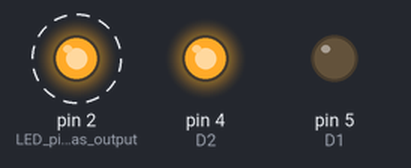
Bench run of a sketch on a simulated Arduino Uno, built for the host (arithmetic inside an expression is 32-bit, double 64-bit). Shown: output pins drawn as LEDs (lit = HIGH). Dashed ring = blinking. Uploads are accepted with an empty reply; what the sketch prints to the serial monitor is not drawn.

Above: at 2.2 s.
Timing chart, 0 to 4.8 s (numbered marks = the images above):
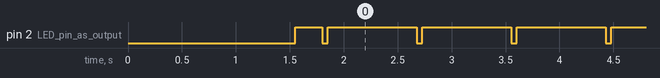

The sketch:

r5_closet.ino
```cpp
#define LED_BUILTIN 2
#define D0 16
#define D1 5
#define D2 4
#define D3 0
#define D4 2
#define D5 14
#define D6 12
#define D7 13
#define D8 15
#define TX 1
#define RX 3
#define SD2 9
#define SD3 10
#include <Arcana3.h>

Arcana3 arcana("closet", true);

int counter = 0;
bool isReset = false;
bool isCompleted = false;
int i;


void setup() {
  pinMode(D1, OUTPUT);    // LED pin as output.
  pinMode(D2, OUTPUT);    // LED pin as output.
  Serial.begin(115200);
  while (!Serial);
  reset();
  arcana.init();
  delay(50);
}

void loop() {
  if (counter <= 0) {
    arcana.conectar();
    counter = 25;
  }
  if(arcana.acertijo((int) arcana.config["acertijo"]) && !isCompleted) {
    isCompleted = true;
    digitalWrite(D1, HIGH);
    digitalWrite(D2, LOW);
    delay(5000);
    digitalWrite(D2, HIGH);
  }

  digitalWrite(D2, !arcana.acertijo((int) arcana.config["humo"]));
  if (arcana.status == 0) {
    reset();
  }
  if (arcana.status == 1 && !isReset) {
    reset();
  }
  if (arcana.status == 2 && isReset) {
    //arcana.configurar();
    isReset = false;
  }
  if (arcana.status == 3 && !isReset) {
    reset();
  }


  String estado = "reset=" + (isReset ? String("si") : String ("no"));
  estado += "&abierto=" + (isCompleted ? String("si") : String ("no"));
  estado += "&status=" + (String) arcana.status;
  //Serial.println(estado);
  arcana.estado(estado);

  ///////////////////////////////
  counter --;
  delay(25);
}

void reset() {
  isReset = true;
  isCompleted =false;
  digitalWrite(D1, LOW);
  digitalWrite(D2, HIGH);
}
```

Measured:
- by itself, pin 2 (LED_pin_as_output): alternates HIGH for 0.83 s and LOW for 0.05 s
